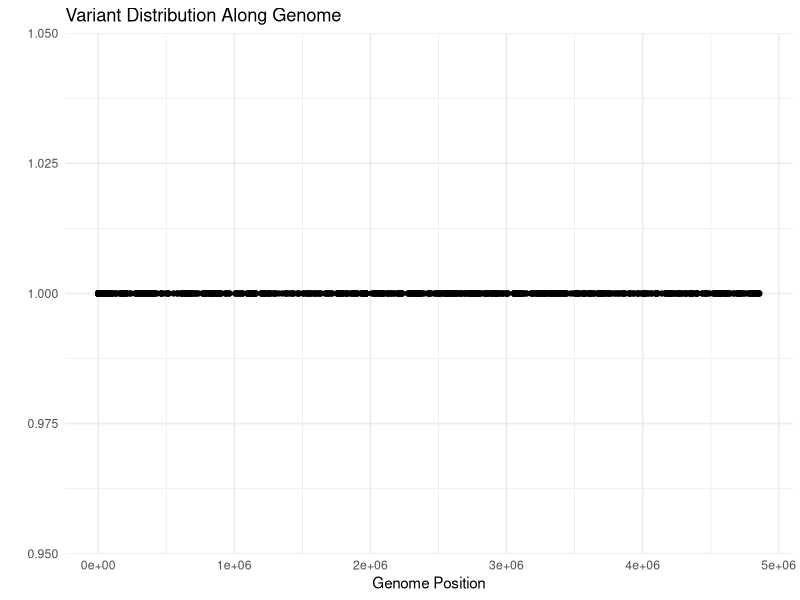
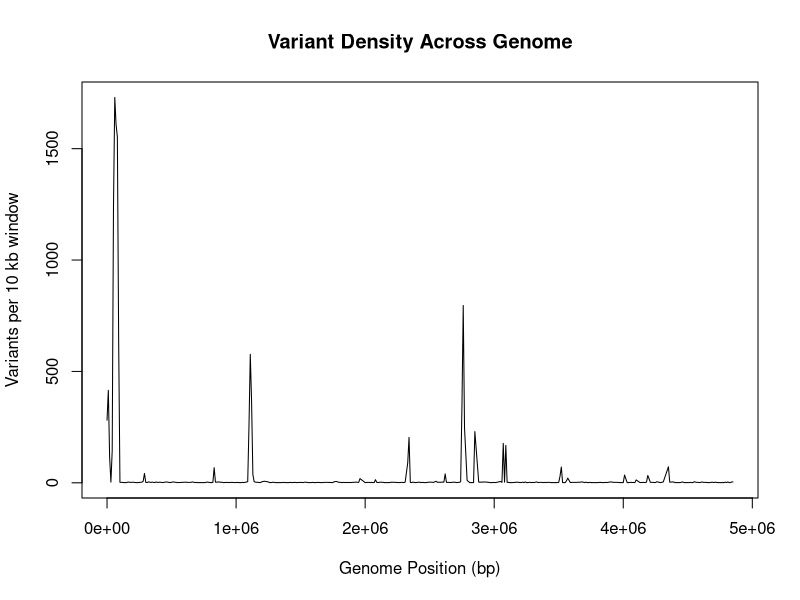

R code for these plots, in order:
#Extracting the chromosome names and positions from the bam file and saving it in a tsv to create visualizations.
#bcftools query -f '%CHROM\t%POS\n' variants.vcf > variant_positions.tsv

library(ggplot2)

variants <- read.table("variant_positions.tsv", header=FALSE)
colnames(variants) <- c("chrom", "pos")

ggplot(variants, aes(x=pos, y=1)) +
  geom_point() +
  labs(x="Genome Position", y="", title="Variant Distribution Along Genome") +
  theme_minimal()

# Making a variant density plot
data <- read.table("variant_density.tsv", header=FALSE)
colnames(data) <- c("Position", "VariantCount")

plot(data$Position,
     data$VariantCount,
     type="l",
     xlab="Genome Position (bp)",
     ylab="Variants per 10 kb window",
     main="Variant Density Across Genome")
